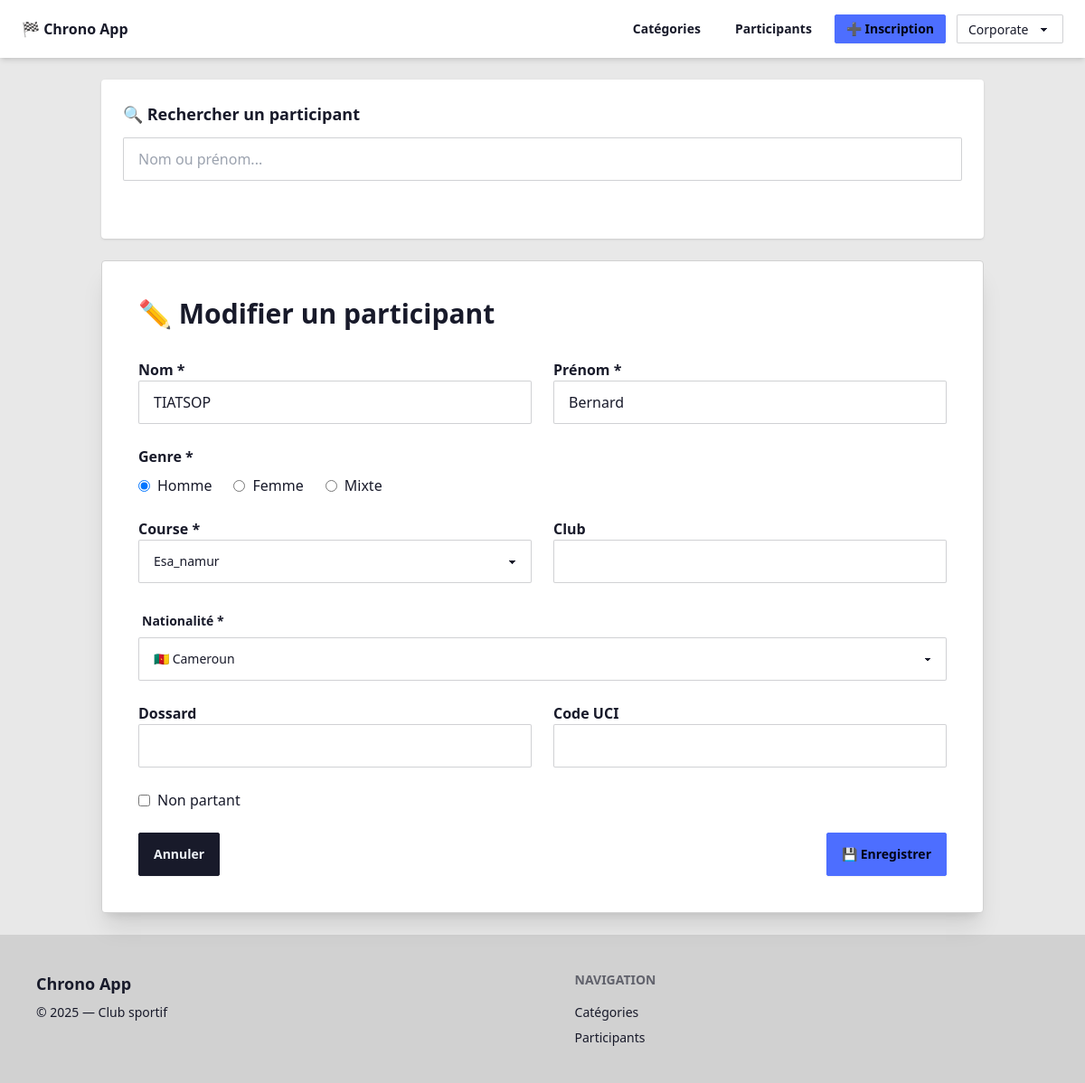
Page /participants/edit.php?id=4 on the earlier database version.
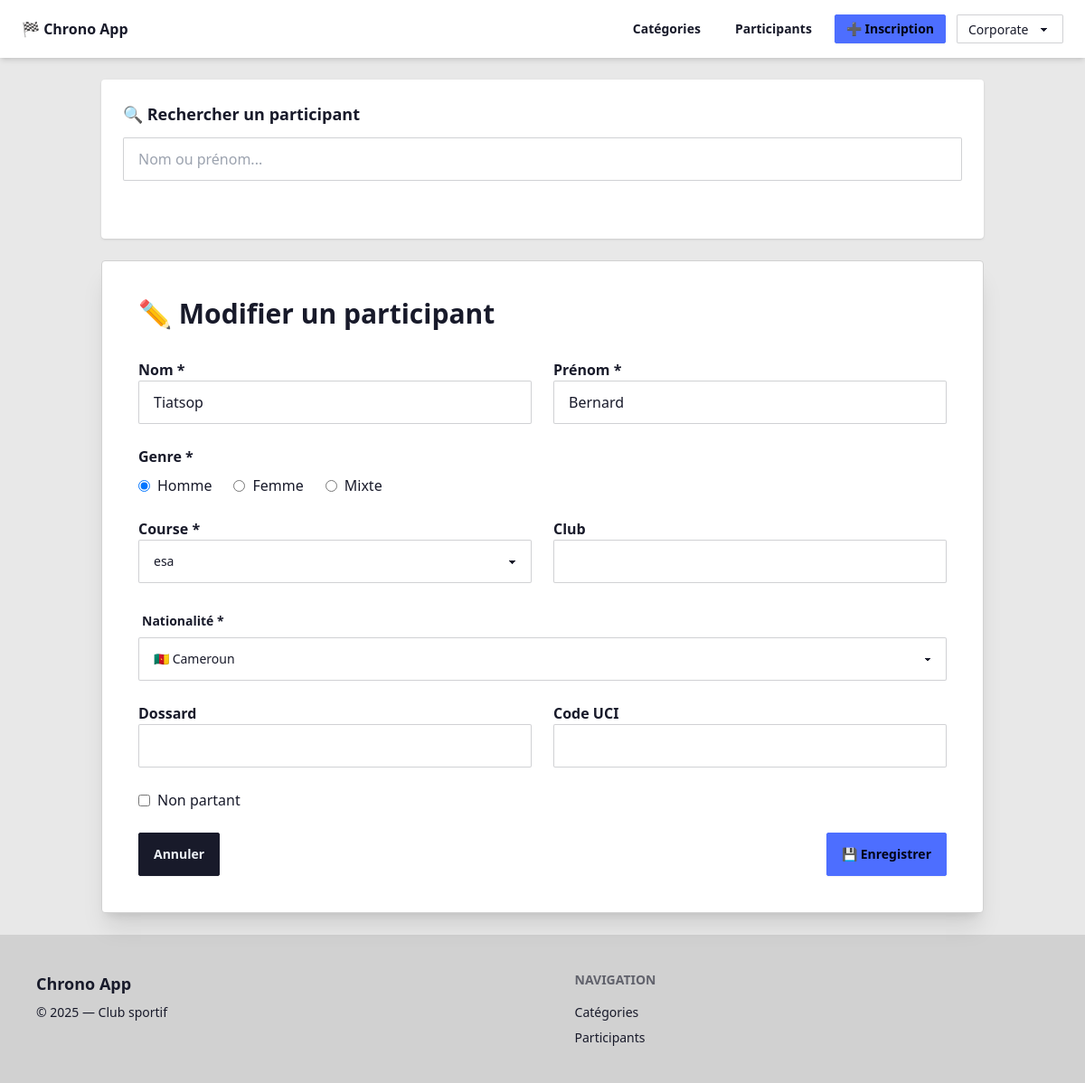
Same page on the later database version.
### tables this page shows
CREATE TABLE participants (
            id INTEGER PRIMARY KEY AUTOINCREMENT,
            nom TEXT NOT NULL,
            prenom TEXT NOT NULL,
            genre TEXT NOT NULL,
            date_naissance TEXT NULL,
            annee_naissance INTEGER NULL,
            categorie_id INTEGER NOT NULL,
            dossard INTEGER NULL UNIQUE,
            club TEXT NULL,
            nationalite TEXT NULL,
            uci TEXT NULL,
            non_partant INTEGER DEFAULT 0,
            FOREIGN KEY (categorie_id) REFERENCES categories(id) ON DELETE RESTRICT
        );

CREATE TABLE categories (
    id INTEGER PRIMARY KEY AUTOINCREMENT,
    cle TEXT NOT NULL UNIQUE,
    nom TEXT NOT NULL
);

### public/participants/edit.php (the view, shortened to what this page needs)
<?php
require_once __DIR__ . '/../../include/db.php';
require_once __DIR__ . '/../../include/header.php';
$id = (int) $_GET['id'];
$stmt = $db->prepare("SELECT * FROM participants WHERE id = ?");
$stmt->execute([$id]);
$participant = $stmt->fetch();
$cats = $db->query("SELECT id, nom FROM categories ORDER BY nom ASC")->fetchAll();
require_once __DIR__ . '/../../include/pays.php';
?>
<div id="participant-form">
    <div class="card bg-base-100 p-6 shadow mb-6">
        <h2 class="text-lg font-bold mb-3">🔍 Rechercher un participant</h2>
        <input
            type="text"
            name="q"
            placeholder="Nom ou prénom..."
            class="input input-bordered w-full"
            hx-get="search.php"
            hx-trigger="keyup changed delay:300ms"
            hx-target="#search-results"
            hx-indicator=".htmx-indicator"
        >
    </div>
    <div class="card bg-base-100 shadow-xl p-10 border border-base-300">
        <h1 class="text-3xl font-bold mb-8">✏ Modifier un participant</h1>
        <form action="edit.php?id=<?= $id ?>" method="POST" class="space-y-6">
            <div class="grid grid-cols-2 gap-6">
                <div>
                    <label class="font-semibold">Nom *</label>
                    <input name="nom" class="input input-bordered w-full"
                        value="<?= htmlspecialchars($participant['nom']) ?>" required>
                </div>
                <div>
                    <label class="font-semibold">Prénom *</label>
                    <input name="prenom" class="input input-bordered w-full"
                        value="<?= htmlspecialchars($participant['prenom']) ?>" required>
                </div>
            </div>
            <div>
                <label class="font-semibold block mb-2">Genre *</label>
                <div class="flex gap-6">
                    <?php
                    $genres = ["Homme", "Femme", "Mixte"];
                    foreach ($genres as $g): ?>
                        <label class="flex items-center gap-2">
                            <input type="radio" name="genre" value="<?= $g ?>"
                                <?= $participant['genre'] === $g ? 'checked' : '' ?> required>
                            <?= $g ?>
                        </label>
                    <?php endforeach; ?>
                </div>
            </div>
            <div class="grid grid-cols-2 gap-6">
                <div>
                    <label class="font-semibold">Course *</label>
                    <select name="categorie" class="select select-bordered w-full" required>
                        <?php foreach ($cats as $c): ?>
                            <option value="<?= $c['id'] ?>"
                                <?= $participant['categorie_id'] == $c['id'] ? 'selected' : '' ?>>
                                <?= htmlspecialchars($c['nom']) ?>
                            </option>
                        <?php endforeach; ?>
                    </select>
                </div>
                <div>
                    <label class="font-semibold">Club</label>
                    <input name="club" class="input input-bordered w-full"
                        value="<?= htmlspecialchars($participant['club']) ?>">
                </div>
            </div>
            <div class="form-control">
                <label class="label"><span class="label-text font-semibold">Nationalité *</span></label>
                <select name="nationalite" class="select select-bordered w-full">
                    <?php foreach ($countries as $code => $label): ?>
                        <option value="<?= $code ?>"
                            <?= ($participant['nationalite'] === $code) ? 'selected' : '' ?>>
                            <?= $label ?>
                        </option>
                    <?php endforeach; ?>
                </select>
            </div>
            <div class="grid grid-cols-2 gap-6">
                <div>
                    <label class="font-semibold">Dossard</label>
                    <input type="number" name="dossard"
                        class="input input-bordered w-full"
                        value="<?= htmlspecialchars($participant['dossard']) ?>">
                </div>
                <div>
                    <label class="font-semibold">Code UCI</label>
                    <input name="uci" class="input input-bordered w-full"
                        value="<?= htmlspecialchars($participant['uci']) ?>">
                </div>
            </div>
            <label class="flex items-center gap-2">
                <input type="checkbox" name="non_partant"
                    <?= $participant['non_partant'] ? 'checked' : '' ?>>
                Non partant
            </label>
            <div class="flex justify-between mt-6">
                <a href="list.php" class="btn btn-neutral">Annuler</a>
                <button class="btn btn-primary">💾 Enregistrer</button>
            </div>
        </form>
    </div>
</div>
<?php require_once __DIR__ . '/../../include/footer.php'; ?>

Differences in the rows shown:
changed participants "Bernard": nom "TIATSOP" → "Tiatsop"; categorie "Esa_namur" → "esa"
